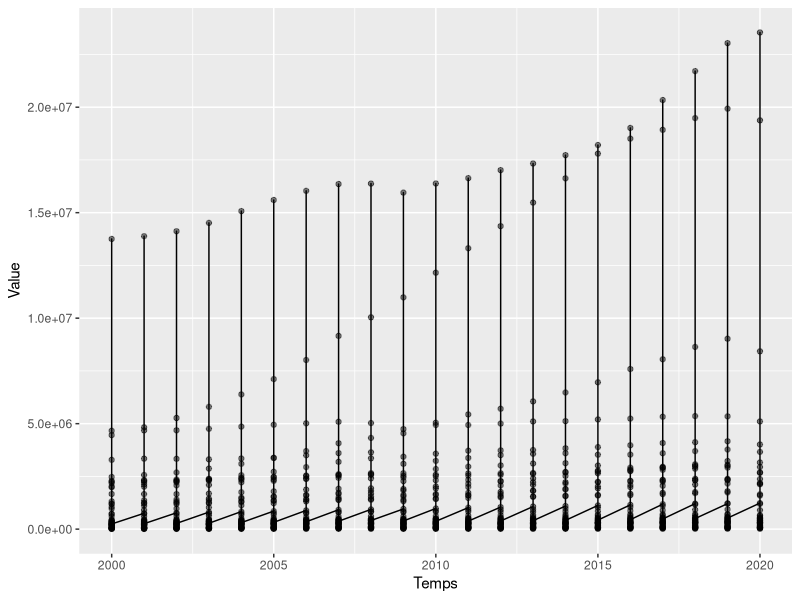
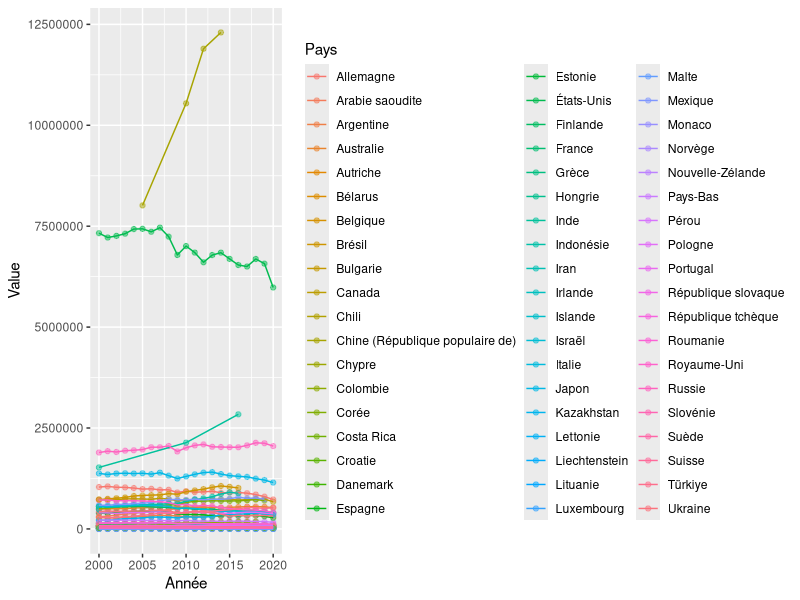
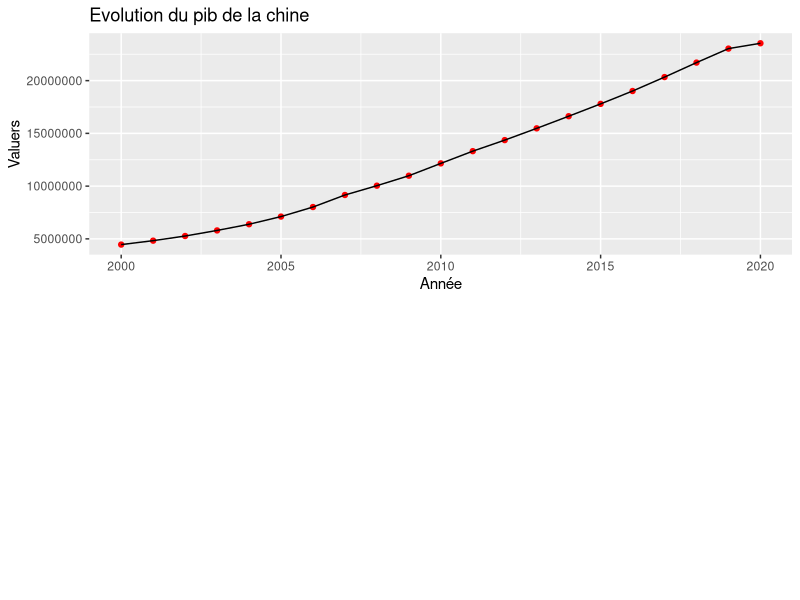
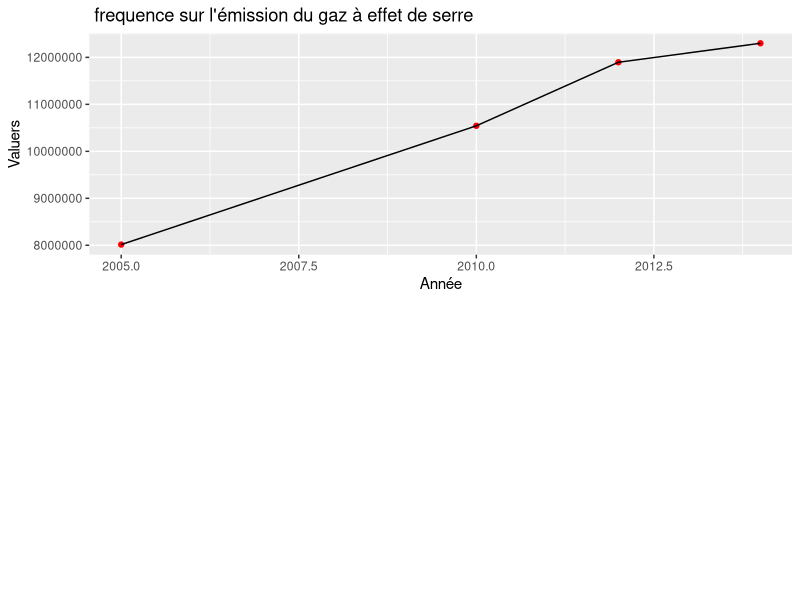
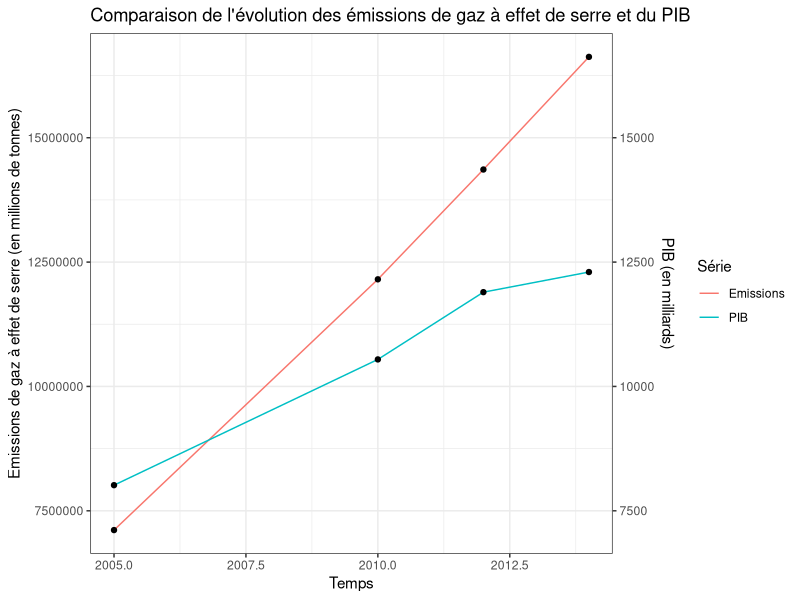
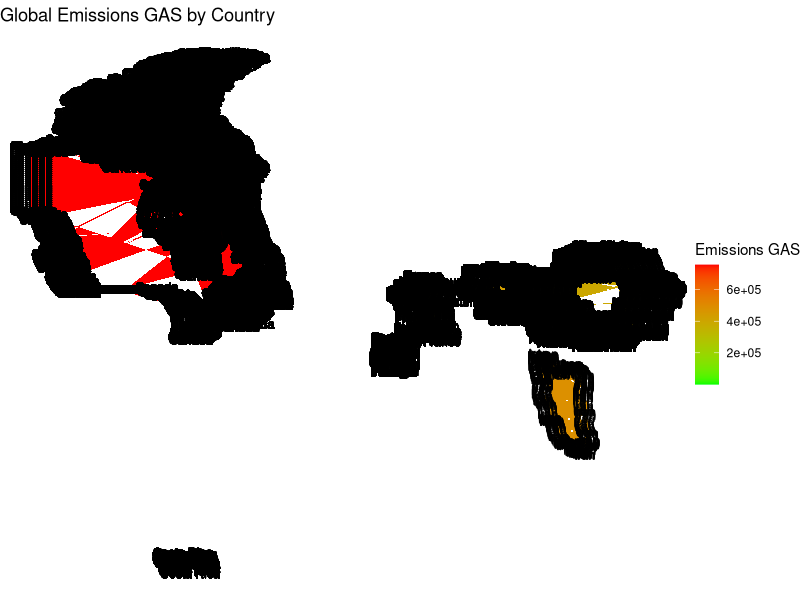

Write R code to recreate these figures, in order.
## ---- chunk 1
knitr::opts_chunk$set(echo = TRUE)
## ---- chunk 2
library(tidyverse)
library(dplyr)
#library(esquisse)
library(ggplot2)
library(maps)
library(cowplot)
## ---- chunk 3
datasetPIB = read.csv("data/PIB_2000_2020.csv", sep=",", quote="\"")
#View(datasetPIB)
## ---- chunk 4
datasetGES = read.csv("data/GES_2000_2020.csv", sep=",", quote="\"")
#View(datasetGES)
## ---- chunk 5
datasetPIB %>%
  select(Pays, Temps, Value) %>%
  na.omit() %>% 
  head()
## ---- chunk 6
datasetGES %>%
  select(Pays, Année, Value) %>%
  na.omit() %>% 
  head()
## ---- chunk 7
ggplot(datasetPIB, aes(x=Temps, y=Value)) +
  geom_point(alpha=0.5) +
  geom_line() 
## ---- chunk 8
ggplot(datasetGES, aes(x=Année, y=Value, color=Pays)) +
  geom_point(alpha=0.5) +
  geom_line()
## ---- chunk 9
Dchine <- datasetPIB %>% 
  filter(Pays=="Chine (République populaire de)")

DchineF<- ggplot(Dchine, aes(x = Temps, y=Value))+
  geom_point(col="red")+ geom_line() +
  scale_y_continuous(labels = function(x) format(x, scientific = FALSE)) +
  ggtitle("Evolution du pib de la chine ")+ 
  xlab("Année")+ 
  ylab("Valuers")

plot_grid(DchineF, nrow = 2, align = "v")
## ---- chunk 10
DchineG <- datasetGES %>% 
  filter(Pays=="Chine (République populaire de)")

DchineGg<- ggplot(DchineG, aes(x = Année, y=Value))+
  geom_point(col="red")+ geom_line() +
  scale_y_continuous(labels = function(x) format(x, scientific = FALSE)) +
  ggtitle(" frequence sur l'émission du gaz à effet de serre")+ 
  xlab("Année")+ 
  ylab("Valuers")

plot_grid(DchineGg, nrow = 2, align = "v")
## ---- chunk 11
df <- merge(Dchine,DchineG, by.x = "Temps", by.y = "Année")
## ---- chunk 12
ggplot(df,aes(x=Temps)) +
  geom_line(aes(y = Value.x,color = "Emissions"))+
  geom_point(aes(y = Value.x))+
  geom_line(aes(y = Value.y, color = "PIB"))+
   geom_point(aes(y = Value.y))+
  scale_y_continuous(sec.axis = sec_axis(~./1000, name = "PIB (en milliards)"))+
  labs(title = "Comparaison de l'évolution des émissions de gaz à effet de serre et du PIB",
       y = "Emissions de gaz à effet de serre (en millions de tonnes)",
       x = "Temps",
       color = "Série") +
  theme_bw()
## ---- chunk 13
dataSetMap <- map_data("world")
dataSetMap <- merge(dataSetMap, datasetGES, by.x = "region", by.y = "Pays")
ggplot(dataSetMap, aes(x = long, y = lat, group = group, fill = Value)) +
geom_polygon() +
labs(title = "Global Emissions GAS by Country", x = "", y = "")+
scale_fill_gradient(low = "green", high = "red", name = "Emissions GAS")+
geom_text(aes(x = long, y = lat, label = region), size = 3, color = "black") + 
  theme_void()
